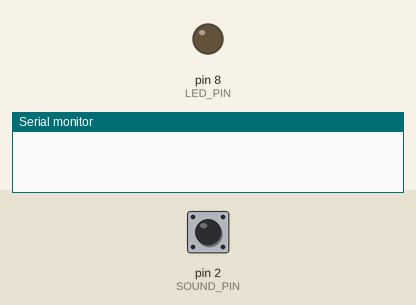
Simulated run of this sketch. Board: Arduino Uno, built with avr-gcc and run on an emulated ATmega328P. On the bench: output pins drawn as LEDs (lit = HIGH), the last lines printed to the serial monitor. Inputs (shaded band) come from the test bench; at power-on: pin 2 (SOUND_PIN) LOW.

Above: at 3.5 s.
3.6 s: pin 2 (SOUND_PIN) pulsed LOW 2 times (0.12 s each, 0.3 s apart)
At 4.7 s:
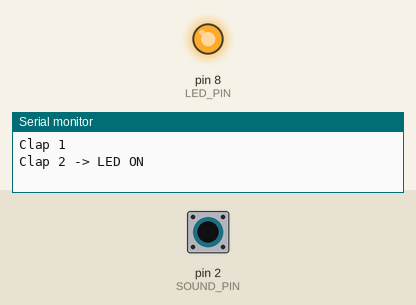
5.7 s: pin 2 (SOUND_PIN) pulsed LOW 5 times (0.12 s each, 0.3 s apart)
At 6.6 s:
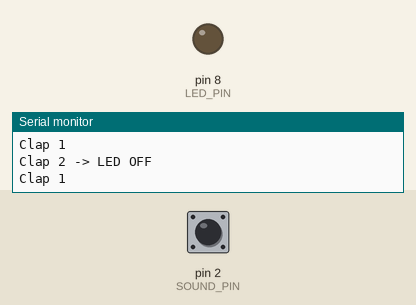
Timing chart, 0 to 8.7 s (numbered marks = the images above; inputs shaded):
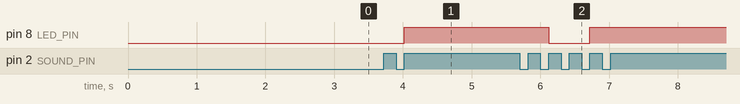

The sketch:

clap_sketch.ino
```cpp
// ElectroDai - Double-clap switch with a sound sensor module
// Sound module DO -> D2, LED (with 220 ohm resistor) -> D8

const int SOUND_PIN = 2;   // digital output of the sound module
const int LED_PIN = 8;     // LED

// Level on DO when a clap is heard. Many modules give HIGH on sound.
// If your LED toggles at random or never, try changing HIGH to LOW.
const int ACTIVE_LEVEL = HIGH;

const unsigned long LOCKOUT_MS = 150;   // ignore echoes after a clap
const unsigned long MAX_GAP_MS = 800;   // second clap must come within this time

bool wasActive = false;
bool ledOn = false;                     // current LED state
bool waitingSecondClap = false;         // true after the first clap
unsigned long firstClapTime = 0;        // when the first clap happened
unsigned long lastClapTime = 0;         // when the last clap was accepted

void setup() {
  pinMode(SOUND_PIN, INPUT);
  pinMode(LED_PIN, OUTPUT);
  digitalWrite(LED_PIN, LOW);
  wasActive = (digitalRead(SOUND_PIN) == ACTIVE_LEVEL);
  Serial.begin(9600);                   // for debugging in Serial Monitor
}

void loop() {
  unsigned long now = millis();

  if (waitingSecondClap && now - firstClapTime > MAX_GAP_MS) {
    waitingSecondClap = false;
    Serial.println("Timeout");
  }

  bool active = (digitalRead(SOUND_PIN) == ACTIVE_LEVEL);
  bool newClap = active && !wasActive;
  wasActive = active;
  if (newClap && now - lastClapTime >= LOCKOUT_MS) {
    lastClapTime = now;

    if (!waitingSecondClap) {
      // First clap: start the timer
      waitingSecondClap = true;
      firstClapTime = now;
      Serial.println("Clap 1");
    } else {
      // Second clap inside the window: toggle the LED
      ledOn = !ledOn;
      digitalWrite(LED_PIN, ledOn ? HIGH : LOW);
      waitingSecondClap = false;
      Serial.println(ledOn ? "Clap 2 -> LED ON" : "Clap 2 -> LED OFF");
    }
  }

}
```

Measured:
- after the input at 3.6 s, pin 8 (LED_PIN): LOW → HIGH after 0.42 s
- after the input at 5.7 s, pin 8 (LED_PIN): HIGH → LOW after 0.42 s, → HIGH 0.60 s later
